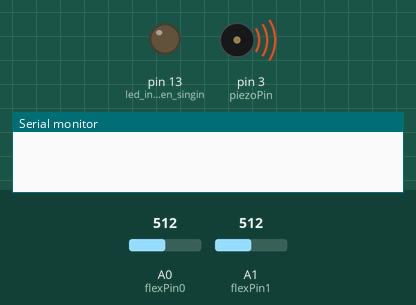
Recording of a sketch running on a simulated Arduino Uno, built with avr-gcc and run on an emulated ATmega328P. Parts: output pins drawn as LEDs (lit = HIGH), buzzer (waves = sounding), the last lines printed to the serial monitor. The test bench sets the inputs (shaded band); at power-on: A0 (flexPin0) = 512, A1 (flexPin1) = 512. Pins used as bus, display or sensor lines are not drawn.

Above: at 1.2 s.
1.3 s: A0 (flexPin0) set to 541
2.8 s: A0 (flexPin0) set to 565
At 4.37 s:
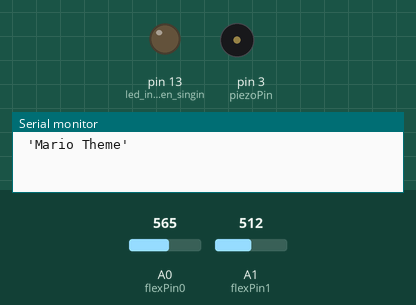
At 7.46 s:
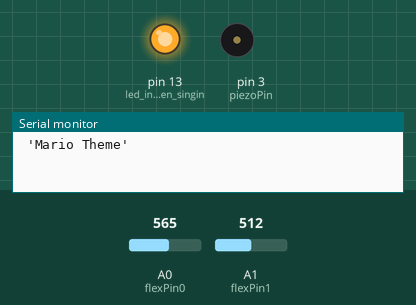
Timing chart, 0 to 11.8 s (numbered marks = the images above; inputs shaded):
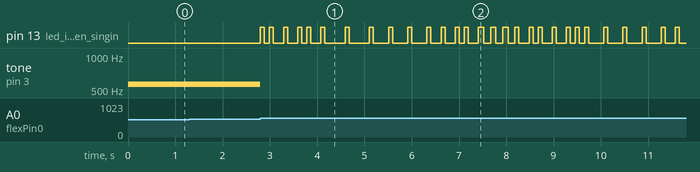

The sketch:

ECE_387__Midterm_Script.ino
```cpp
/*
 * The script written associated to the flex sensor
 * was written by Takdanai Tantiyartyanontha.
 */

// Declaring and/or initializing variable to be used
// as pin assignments and values written to the
// assigned pins.
int flexPin0 = 0;
int flexPin1 = 1;
int flexRead0;
int flexRead1;
int piezoPin = 3;
int piezoWrite = 0;

/*
  Arduino Mario Bros Tunes
  With Piezo Buzzer and PWM

  Connect the positive side of the Buzzer to pin 3,
  then the negative side to a 1k ohm resistor. Connect
  the other side of the 1 k ohm resistor to
  ground(GND) pin on the Arduino.

  by: Dipto Pratyaksa
  last updated: 31/3/13
*/

/*************************************************
 * Public Constants
 *************************************************/

#define NOTE_B0  31
#define NOTE_C1  33
#define NOTE_CS1 35
#define NOTE_D1  37
#define NOTE_DS1 39
#define NOTE_E1  41
#define NOTE_F1  44
#define NOTE_FS1 46
#define NOTE_G1  49
#define NOTE_GS1 52
#define NOTE_A1  55
#define NOTE_AS1 58
#define NOTE_B1  62
#define NOTE_C2  65
#define NOTE_CS2 69
#define NOTE_D2  73
#define NOTE_DS2 78
#define NOTE_E2  82
#define NOTE_F2  87
#define NOTE_FS2 93
#define NOTE_G2  98
#define NOTE_GS2 104
#define NOTE_A2  110
#define NOTE_AS2 117
#define NOTE_B2  123
#define NOTE_C3  131
#define NOTE_CS3 139
#define NOTE_D3  147
#define NOTE_DS3 156
#define NOTE_E3  165
#define NOTE_F3  175
#define NOTE_FS3 185
#define NOTE_G3  196
#define NOTE_GS3 208
#define NOTE_A3  220
#define NOTE_AS3 233
#define NOTE_B3  247
#define NOTE_C4  262
#define NOTE_CS4 277
#define NOTE_D4  294
#define NOTE_DS4 311
#define NOTE_E4  330
#define NOTE_F4  349
#define NOTE_FS4 370
#define NOTE_G4  392
#define NOTE_GS4 415
#define NOTE_A4  440
#define NOTE_AS4 466
#define NOTE_B4  494
#define NOTE_C5  523
#define NOTE_CS5 554
#define NOTE_D5  587
#define NOTE_DS5 622
#define NOTE_E5  659
#define NOTE_F5  698
#define NOTE_FS5 740
#define NOTE_G5  784
#define NOTE_GS5 831
#define NOTE_A5  880
#define NOTE_AS5 932
#define NOTE_B5  988
#define NOTE_C6  1047
#define NOTE_CS6 1109
#define NOTE_D6  1175
#define NOTE_DS6 1245
#define NOTE_E6  1319
#define NOTE_F6  1397
#define NOTE_FS6 1480
#define NOTE_G6  1568
#define NOTE_GS6 1661
#define NOTE_A6  1760
#define NOTE_AS6 1865
#define NOTE_B6  1976
#define NOTE_C7  2093
#define NOTE_CS7 2217
#define NOTE_D7  2349
#define NOTE_DS7 2489
#define NOTE_E7  2637
#define NOTE_F7  2794
#define NOTE_FS7 2960
#define NOTE_G7  3136
#define NOTE_GS7 3322
#define NOTE_A7  3520
#define NOTE_AS7 3729
#define NOTE_B7  3951
#define NOTE_C8  4186
#define NOTE_CS8 4435
#define NOTE_D8  4699
#define NOTE_DS8 4978

#define melodyPin 3
//Mario main theme melody
int melody[] = {
  NOTE_E7, NOTE_E7, 0, NOTE_E7,
  0, NOTE_C7, NOTE_E7, 0,
  NOTE_G7, 0, 0,  0,
  NOTE_G6, 0, 0, 0,

  NOTE_C7, 0, 0, NOTE_G6,
  0, 0, NOTE_E6, 0,
  0, NOTE_A6, 0, NOTE_B6,
  0, NOTE_AS6, NOTE_A6, 0,

  NOTE_G6, NOTE_E7, NOTE_G7,
  NOTE_A7, 0, NOTE_F7, NOTE_G7,
  0, NOTE_E7, 0, NOTE_C7,
  NOTE_D7, NOTE_B6, 0, 0,

  NOTE_C7, 0, 0, NOTE_G6,
  0, 0, NOTE_E6, 0,
  0, NOTE_A6, 0, NOTE_B6,
  0, NOTE_AS6, NOTE_A6, 0,

  NOTE_G6, NOTE_E7, NOTE_G7,
  NOTE_A7, 0, NOTE_F7, NOTE_G7,
  0, NOTE_E7, 0, NOTE_C7,
  NOTE_D7, NOTE_B6, 0, 0
};
//Mario main them tempo
int tempo[] = {
  12, 12, 12, 12,
  12, 12, 12, 12,
  12, 12, 12, 12,
  12, 12, 12, 12,

  12, 12, 12, 12,
  12, 12, 12, 12,
  12, 12, 12, 12,
  12, 12, 12, 12,

  9, 9, 9,
  12, 12, 12, 12,
  12, 12, 12, 12,
  12, 12, 12, 12,

  12, 12, 12, 12,
  12, 12, 12, 12,
  12, 12, 12, 12,
  12, 12, 12, 12,

  9, 9, 9,
  12, 12, 12, 12,
  12, 12, 12, 12,
  12, 12, 12, 12,
};
//Underworld melody
int underworld_melody[] = {
  NOTE_C4, NOTE_C5, NOTE_A3, NOTE_A4,
  NOTE_AS3, NOTE_AS4, 0,
  0,
  NOTE_C4, NOTE_C5, NOTE_A3, NOTE_A4,
  NOTE_AS3, NOTE_AS4, 0,
  0,
  NOTE_F3, NOTE_F4, NOTE_D3, NOTE_D4,
  NOTE_DS3, NOTE_DS4, 0,
  0,
  NOTE_F3, NOTE_F4, NOTE_D3, NOTE_D4,
  NOTE_DS3, NOTE_DS4, 0,
  0, NOTE_DS4, NOTE_CS4, NOTE_D4,
  NOTE_CS4, NOTE_DS4,
  NOTE_DS4, NOTE_GS3,
  NOTE_G3, NOTE_CS4,
  NOTE_C4, NOTE_FS4, NOTE_F4, NOTE_E3, NOTE_AS4, NOTE_A4,
  NOTE_GS4, NOTE_DS4, NOTE_B3,
  NOTE_AS3, NOTE_A3, NOTE_GS3,
  0, 0, 0
};
//Underwolrd tempo
int underworld_tempo[] = {
  12, 12, 12, 12,
  12, 12, 6,
  3,
  12, 12, 12, 12,
  12, 12, 6,
  3,
  12, 12, 12, 12,
  12, 12, 6,
  3,
  12, 12, 12, 12,
  12, 12, 6,
  6, 18, 18, 18,
  6, 6,
  6, 6,
  6, 6,
  18, 18, 18, 18, 18, 18,
  10, 10, 10,
  10, 10, 10,
  3, 3, 3
};

int song = 0;

void setup(void)
{
  // put your setup code here, to run once:
  // Setting the baud rate.
  Serial.begin(9600);

  // Assigning pinMode for the assigned pins.
  pinMode(piezoPin, OUTPUT);

  pinMode(3, OUTPUT);//buzzer
  pinMode(13, OUTPUT);//led indicator when singing a note

}
void loop()
{
  // put your main code here, to run repeatedly:
  // Assigning the registered input values from
  // pin A0 and A1 to repective variables.
  flexRead0 = analogRead(flexPin0);
  flexRead1 = analogRead(flexPin1);

  // Checking the variables with the input values.
//  Serial.println("flexRead0:");
//  Serial.println(flexRead0);
//  Serial.println("flexRead1:");
//  Serial.println(flexRead1);

  // Mapping tone/melody to play on piezo speaker
  // for flexSensor 0.
  if (flexRead0 >= 550) {
    noTone(3);
    sing(1);
    piezoWrite = 0;
  }
  else if (flexRead0 >= 525) {
    piezoWrite = 500;
  }
  else if (flexRead0 >= 500) {
    piezoWrite = 400;
  }
  else if (flexRead0 >= 475) {
    piezoWrite = 300;
  }
  else if (flexRead0 >= 450) {
    piezoWrite = 200;
  }
  else if (flexRead0 >= 425) {
    piezoWrite = 100;
  }
  else if (flexRead0 < 425) {
    piezoWrite = 0;
  }
  else {
  }

  // Mapping tone/melody to play on piezo speaker
  // for flexSensor 1.
  if (flexRead1 >= 650) {
    noTone(3);
    sing(2);
    piezoWrite = 0;
  }
  else if (flexRead1 >= 450) {
    piezoWrite = flexRead1 + 50;
  }
  else if (flexRead0 < 450) {
    piezoWrite = 0;
  }
  else {
  }

  // Ensuring buzzing tone only after assigned threshold.
  if (piezoWrite == 0) {
    noTone(3);
  }

  // Generating tone output within desired ranges only.
  if (piezoWrite != 0) {
    tone(piezoPin, piezoWrite);
  }

  // Checking the value to be assigned as the frequency
  // for the tone() function
//    Serial.println(piezoWrite);

}

void sing(int s) {
  // iterate over the notes of the melody:
  song = s;
  if (song == 2) {
    Serial.println(" 'Underworld Theme'");
    int size = sizeof(underworld_melody) / sizeof(int);
    for (int thisNote = 0; thisNote < size; thisNote++) {

      // to calculate the note duration, take one second
      // divided by the note type.
      //e.g. quarter note = 1000 / 4, eighth note = 1000/8, etc.
      int noteDuration = 1000 / underworld_tempo[thisNote];

      buzz(melodyPin, underworld_melody[thisNote], noteDuration);

      // to distinguish the notes, set a minimum time between them.
      // the note's duration + 30% seems to work well:
      int pauseBetweenNotes = noteDuration * 1.30;
      delay(pauseBetweenNotes);

      // stop the tone playing:
      buzz(melodyPin, 0, noteDuration);

    }

  } else {

    Serial.println(" 'Mario Theme'");
    int size = sizeof(melody) / sizeof(int);
    for (int thisNote = 0; thisNote < size; thisNote++) {

      // to calculate the note duration, take one second
      // divided by the note type.
      //e.g. quarter note = 1000 / 4, eighth note = 1000/8, etc.
      int noteDuration = 1000 / tempo[thisNote];

      buzz(melodyPin, melody[thisNote], noteDuration);

      // to distinguish the notes, set a minimum time between them.
      // the note's duration + 30% seems to work well:
      int pauseBetweenNotes = noteDuration * 1.30;
      delay(pauseBetweenNotes);

      // stop the tone playing:
      buzz(melodyPin, 0, noteDuration);

    }
  }
}

void buzz(int targetPin, long frequency, long length) {
  digitalWrite(13, HIGH);
  long delayValue = 1000000 / frequency / 2; // calculate the delay value between transitions
  //// 1 second's worth of microseconds, divided by the frequency, then split in half since
  //// there are two phases to each cycle
  long numCycles = frequency * length / 1000; // calculate the number of cycles for proper timing
  //// multiply frequency, which is really cycles per second, by the number of seconds to
  //// get the total number of cycles to produce
  for (long i = 0; i < numCycles; i++) { // for the calculated length of time...
    digitalWrite(targetPin, HIGH); // write the buzzer pin high to push out the diaphram
    delayMicroseconds(delayValue); // wait for the calculated delay value
    digitalWrite(targetPin, LOW); // write the buzzer pin low to pull back the diaphram
    delayMicroseconds(delayValue); // wait again or the calculated delay value
  }
  digitalWrite(13, LOW);

}
```

Measured:
- the behaviour switches between 549 and 550 on A0 (flexPin0) (found by bisection; images 0 and 1)
- after the input at 1.3 s, every drawn part: stays the same
- after the input at 2.8 s, tone on pin 3 (piezoPin): 562 Hz → silent at once
